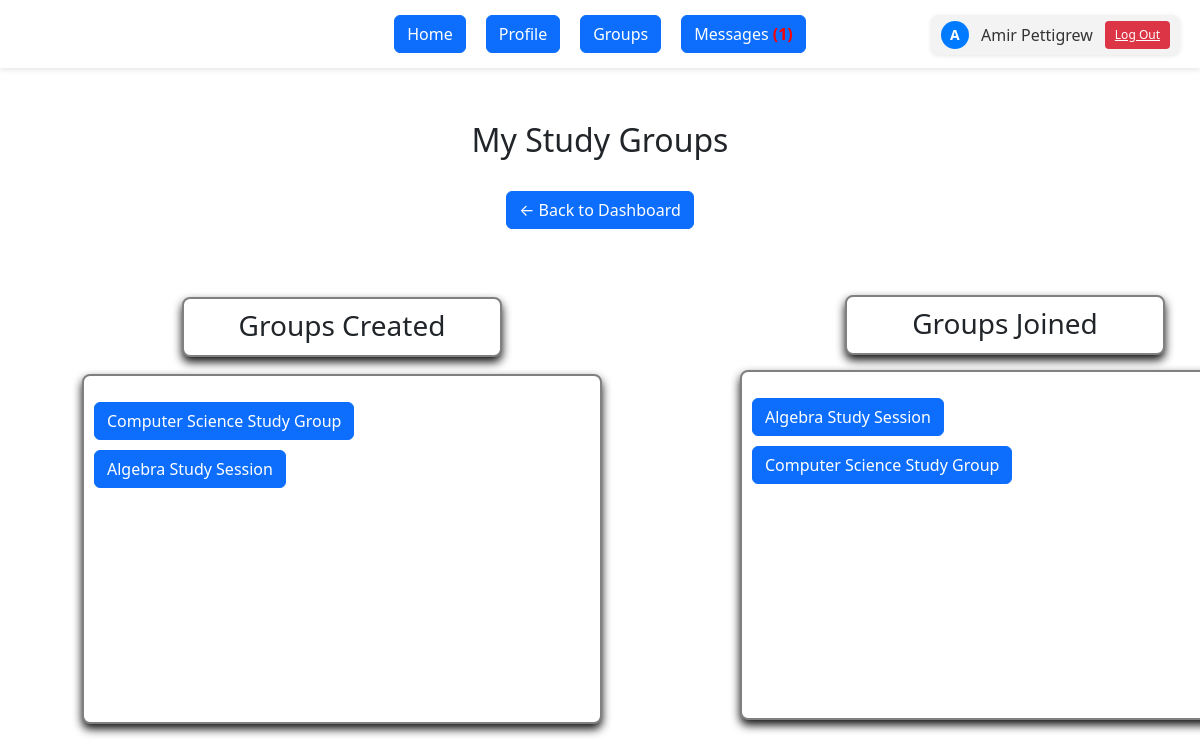
The page /my_groups (signed in) on the database its author committed.
### app/models/models.py (models this page shows)
class User(UserMixin, db.Model):
    __tablename__ = 'users'
    id = db.Column(db.Integer, primary_key=True)
    southern_email = db.Column(db.String(120), unique=True, nullable=False)
    name = db.Column(db.String(100), nullable=False)
    password_hash = db.Column(db.String(128), nullable=False)
    created_at = db.Column(db.DateTime, default=datetime.utcnow)
    groups = db.relationship('StudyGroup', backref='creator', lazy=True)
    memberships = db.relationship('Membership', backref='user', lazy=True)
    forums = db.relationship('Forum', backref='forum_creator', lazy=True)
    sent_messages = db.relationship('Message', foreign_keys='Message.sender_id', backref='sender', lazy=True)
    received_messages = db.relationship('Message', foreign_keys='Message.receiver_id', backref='receiver', lazy=True)
    thread_posts = db.relationship('ThreadMessage', foreign_keys='ThreadMessage.author_id', backref='author', lazy=True)

class StudyGroup(db.Model):
    __tablename__ = 'study_groups'
    id = db.Column(db.Integer, primary_key=True)
    subject = db.Column(db.String(50), nullable=False)
    meet_time = db.Column(db.DateTime, nullable=False)
    name = db.Column(db.String(100), nullable=False)
    description = db.Column(db.Text)
    location = db.Column(db.String(200), nullable=False)
    created_by_id = db.Column(db.Integer, db.ForeignKey('users.id'), nullable=False)
    created_at = db.Column(db.DateTime, default=datetime.utcnow)
    forums = db.relationship('Forum', backref='study_group', lazy=True, cascade='all, delete-orphan')
    memberships = db.relationship('Membership', backref='study_group', lazy=True, cascade='all, delete-orphan')

### app/routes/main.py (the view)
@main_bp.route('/my_groups')
@login_required
def view_my_groups():
    created_groups = StudyGroup.query.filter_by(created_by_id=current_user.id).all()
    joined_groups = (
        StudyGroup.query
        .join(Membership)
        .filter(Membership.user_id == current_user.id)
        .all()
    )
    unread_count = Message.query.filter_by(receiver_id=current_user.id, is_read=False).count()
    return render_template(
        'view_my_groups.html',
        created_groups=created_groups,
        joined_groups=joined_groups,
        unread_count=unread_count
    )

### app/__init__.py (called while the page is built)
def create_app(config_object=DevelopmentConfig):
    app = Flask(__name__, instance_relative_config=True)
    app.config.from_object(config_object)
    db.init_app(app)
    login_manager.init_app(app)
    @login_manager.user_loader
    def load_user(user_id):
        from app.models.models import User
        return User.query.get(int(user_id))
    from app.routes.auth import auth_bp
    from app.routes.main import main_bp
    app.register_blueprint(auth_bp)
    app.register_blueprint(main_bp)
    from app.routes.threads import threads_bp
    app.register_blueprint(threads_bp)
    @app.route('/')
    def root():
        return redirect(url_for('auth.login'))
    with app.app_context():
        db.create_all()
    return app

### app/templates/view_my_groups.html (shortened to what this page needs)
{% extends "base.html" %}
{% block content %}
<body>
    <link rel="stylesheet" href="{{ url_for('static', filename='dashboard_styles.css') }}">
    <link rel="stylesheet" href="{{ url_for('static', filename='viewgroupstyles.css') }}">
    <link rel="stylesheet" href="{{ url_for('static', filename='bootstrap.css') }}">
    <h2 style="text-align: center;">My Study Groups</h2>
    <div class="createdgrouphead">
      <h3>Groups Created</h3>
      </div>
      {% if created_groups %}
        <div class="createdgroup">
        <p style="list-style: none; padding-left: 0; margin-top: 0px;">
          {% for group in created_groups %}
            <p style="margin-bottom: 10px;">
              <a href="{{ url_for('main.view_group', group_id=group.id) }}">
                <button class="btn btn-primary">{{ group.name }}</button>
              </a>
            </p>
          {% endfor %}
        </p>
        </div>
      {% endif %}
    </div>
    <div class="joinedgrouphead">
      <h3>Groups Joined</h3>
    </div>
          <div class="joinedgroup">
      {% if joined_groups %}
        <p style="list-style: none; padding-left: 0;">
          {% for group in joined_groups %}
            <p style="margin-bottom: 10px;">
              <a href="{{ url_for('main.view_group', group_id=group.id) }}">
                <button class="btn btn-primary">{{ group.name }}</button>
              </a>
            </p>
          {% endfor %}
        </p>
      {% endif %}
    </div>
  <br>
  <a href="{{ url_for('main.dashboard') }}"><button class="btn btn-primary">← Back to Dashboard</button></a>
{% endblock %}

### app/templates/base.html (shortened to what this page needs)
<!DOCTYPE html>
<html lang="en">
<head>
  <link rel="stylesheet" href="{{ url_for('static', filename='base_styles.css') }}">
  <link rel="stylesheet" href="{{ url_for('static', filename='bootstrap.css') }}">
</head>
<body>
  {% if current_user.is_authenticated %}
    <div class="user-area">
      <a href="{{ url_for('main.profile') }}" class="user-info" style="text-decoration: none;">
        <div class="user-avatar">
          {{ current_user.name[0]|upper }}
        </div>
        <span>{{ current_user.name }}</span>
      </a>
      <a href="{{ url_for('auth.logout') }}" class="logout-button">Log Out</a>
    </div>
    <div class="menu">
      <a href="{{ url_for('main.dashboard') }}"><type="button" class="btn btn-primary"> Home</button></a>
      <a href="{{ url_for('main.profile') }}"><type="button" class="btn btn-primary"> Profile </button></a>
      <a href="{{ url_for('main.view_my_groups') }}"><type="button" class="btn btn-primary"> Groups </button></a>
      <a href="{{ url_for('auth.message') }}"><type="button" class="btn btn-primary">
        Messages
        {% if unread_count > 0 %}
          <span style="color: red; font-weight: bold;">({{ unread_count }})</span>
        {% endif %}
      </button></a>
    </div>
  {% endif %}
  <div class="container">
    {% block content %}{% endblock %}
</body>
</html>

### app/static/base_styles.css (style rules this page uses)
body { display: flex; flex-direction: column; align-items: center; font-family: sans-serif; margin: 0; padding: 20px; background-color: #007bff; }
.menu { width: 100%; text-align: center; margin-bottom: 20px; }
.user-area { position: absolute; top: 15px; right: 20px; display: flex; align-items: center; gap: 12px; background-color: #f3f3f3; padding: 6px 10px; border-radius: 8px; box-shadow: 0 1px 4px rgba(0,0,0,0.1); }
.user-info { display: flex; align-items: center; gap: 6px; text-decoration: none; color: #333; }
.user-avatar { width: 28px; height: 28px; background-color: #007bff; color: white; border-radius: 50%; text-align: center; line-height: 28px; font-size: 14px; font-weight: bold; }
.logout-button { background-color: #dc3545; color: white; border: none; padding: 5px 10px; border-radius: 4px; font-size: 12px; cursor: pointer; transition: background-color 0.2s ease; display: inline-block; }

### app/static/dashboard_styles.css (style rules this page uses)
body { display: flex; flex-direction: column; align-items: center; font-family: sans-serif; margin: 0; padding: 0px; }
.menu { width: 100%; text-align: center; margin-bottom: 20px; }
h2 { text-align: center; }
.user-info { display: flex; align-items: center; gap: 6px; text-decoration: none; color: #333; }
.user-avatar { width: 28px; height: 28px; background-color: #007bff; color: white; border-radius: 50%; text-align: center; line-height: 28px; font-size: 14px; font-weight: bold; }
.user-area { position: absolute; top: 15px; right: 20px; display: flex; align-items: center; gap: 12px; background-color: #f3f3f3; padding: 6px 10px; border-radius: 8px; box-shadow: 0 1px 4px rgba(0,0,0,0.1); }
.logout-button { background-color: #dc3545; color: white; border: none; padding: 5px 10px; border-radius: 4px; font-size: 12px; cursor: pointer; transition: background-color 0.2s ease; display: inline-block; }
body::before { content: ""; position: fixed; top: 0; left: 0; width: 100%; height: 100%; background-image: url('scsu.svg'); background-size: cover; background-repeat: no-repeat; opacity: 0.4; z-index: -1; pointer-events: none; }
.user-info { display: flex; align-items: center; text-decoration: none; color: #333; }
.user-avatar { width: 28px; height: 28px; background-color: #007bff; color: white; border-radius: 50%; text-align: center; line-height: 28px; font-weight: bold; margin-right: 6px; }
.logout-button { background-color: #dc3545; color: white; border: none; padding: 5px 10px; border-radius: 4px; font-size: 12px; cursor: pointer; transition: background-color 0.2s ease; }
.menu { display: flex; justify-content: center; gap: 20px; background-color: #fff; padding: 15px; box-shadow: 0 2px 5px rgba(0, 0, 0, 0.1); }

### app/static/viewgroupstyles.css (style rules this page uses)
h3 { text-align: center; }
.createdgrouphead { position: fixed; width: 320px; height: 60px; padding: 10px; background-color: #fff; border: 2px solid gray; border-radius: 8px; margin-left: 140px; margin-top: 130px; box-shadow: #111 0px 5px 10px; animation: fadein 2s; }
.createdgroup { position: fixed; width: 520px; height: 350px; padding: 10px; background-color: #fff; border: 2px solid gray; border-radius: 8px; margin-left: 40px; margin-top: 207px; box-shadow: #111 0px 5px 10px; animation: fadein 2s; }
.joinedgrouphead { position: fixed; width: 320px; height: 60px; padding: 10px; background-color: #fff; border: 2px solid gray; border-radius: 8px; margin-left: 810px; margin-top: 295px; box-shadow: #111 0px 5px 10px; animation: fadein 2s; }
.joinedgroup { position: fixed; width: 520px; height: 350px; padding: 10px; background-color: #fff; border: 2px solid gray; border-radius: 8px; margin-left: 800px; margin-top: 370px; box-shadow: #111 0px 5px 10px; animation: fadein 2s; }

### rows shown on the page
User: name "A", name "Amir Pettigrew"
StudyGroup: name "Computer Science Study Group"
StudyGroup: name "Algebra Study Session"

### other values the page prints
{{ unread_count }} "1"
